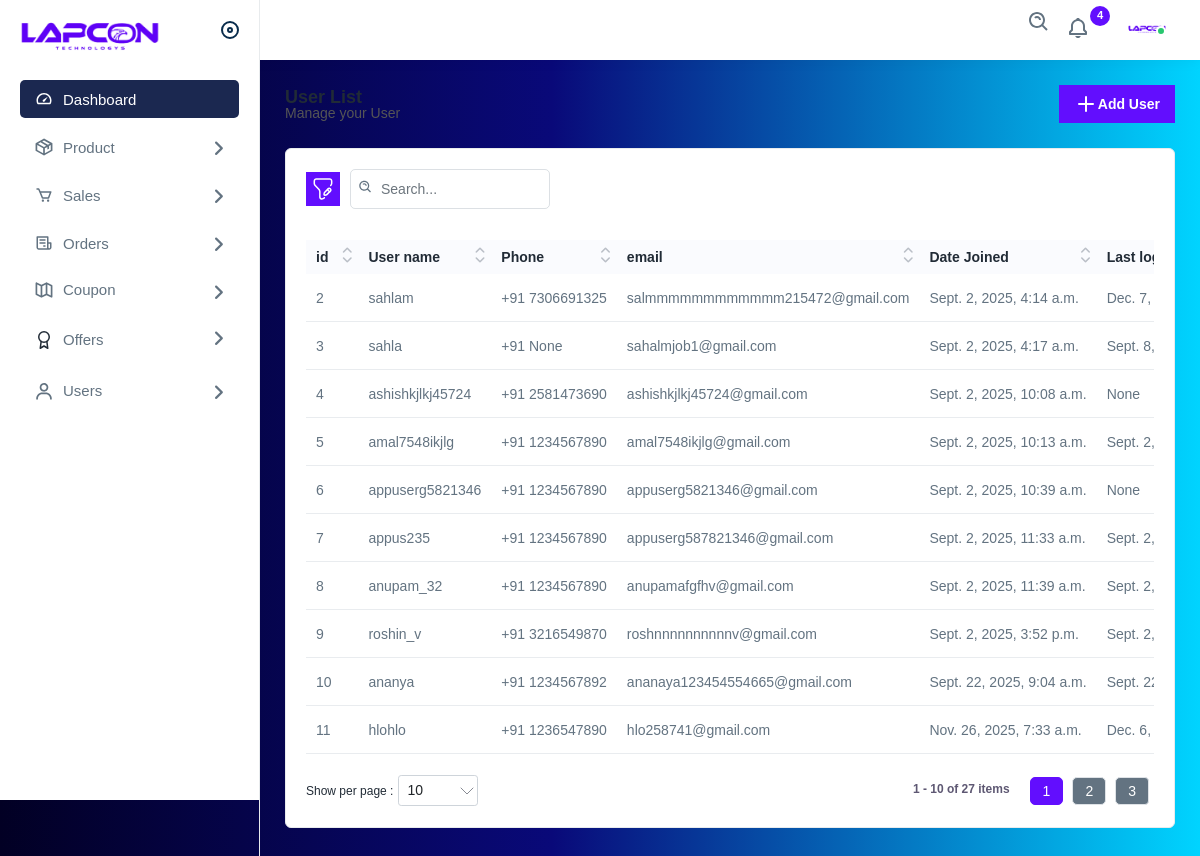
Page /admin_panel/view_users (signed in) on the committed database.
### Users/models.py (models this page shows)
class Custom_User(AbstractUser):
    phone=models.CharField(null=True, max_length=20)
    email=models.EmailField(max_length=50,unique=True)
    profile_pic = models.ImageField(upload_to='profile_pic/%Y/%m/%d/', blank=True, null=True, default='profile_pic/default.jpg')

### admin_panel/views.py (the view)
# urls.py: path('admin_panel/view_users', views.view_users, name='view_users'),
@never_cache
@login_required(login_url='admin_signin')
@user_passes_test(is_staff, login_url='/')
def view_users(request):
    if request.session.session_key:
        user_id = request.session.get("_auth_user_id")
        user = User.objects.get(pk=user_id)
    users = User.objects.all().filter(is_staff=False)
    return render(request, 'admin/users.html',{'users':users, 'admin':user})

### admin_panel/views.py (called while the page is built)
def is_staff(user):
    return user.is_staff

### templates/admin/users.html (shortened to what this page needs)
{% extends 'admin/layout.html' %}
{% load static %}
{% block content %}
<div class="page-wrapper">
    <div class="content">
        <div class="page-header">
            <div class="page-title">
                <h4>User List</h4>
                <h6>Manage your User</h6>
            </div>
            <div class="page-btn">
                <a href="{% url 'add_user'%}" class="btn btn-added"><img src="{% static 'img_admin/icons/plus.svg' %}" alt="img">Add User</a>
            </div>
        </div>
        <div class="card">
            <div class="card-body">
                <div class="table-top">
                    <div class="search-set">
                        <div class="search-path">
                            <a class="btn btn-filter" id="filter_search">
                                <img src="{% static 'img_admin/icons/filter.svg' %}" alt="img">
                            </a>
                        </div>
                        <div class="search-input">
                            <a class="btn btn-searchset"><img src="{% static 'img_admin/icons/search-white.svg' %}" alt="img"></a>
                        </div>
                    </div>
                </div>
                <div class="table-responsive">
                    <table class="table  datanew">
                        <thead>
                            <tr>
                                <th>id</th>
                                <th>User name </th>
                                <th>Phone</th>
                                <th>email</th>
                                <th>Date Joined</th>
                                <th>Last logined</th>
                            </tr>
                        </thead>
                        <tbody>
                            {% for user in users %}
                                <tr>
                                    <td>{{user.id}}</td>
                                    <td>{{user.username}}</td>
                                    <td>+91 {{user.phone}} </td>
                                    <td>{{user.email}}</td>
                                    <td>{{user.date_joined}}</td>
                                    <td>{{user.last_login}}</td>
                                </tr>
                            {% endfor %}
                        </tbody>
                    </table>
                </div>
            </div>
        </div>
    </div>
</div>
{% endblock %}

### rows in the picture
Custom_User: id "2", username "sahlam", phone "7306691325", email "salmmmmmmmmmmmm215472@gmail.com", date_joined "Sept. 2, 2025, 4:14 a.m.", last_login "Dec. 7,…"
Custom_User: id "3", username "sahla", phone "None", email "sahalmjob1@gmail.com", date_joined "Sept. 2, 2025, 4:17 a.m.", last_login "Sept. 8,…"
Custom_User: id "4", username "ashishkjlkj45724", phone "2581473690", email "ashishkjlkj45724@gmail.com", date_joined "Sept. 2, 2025, 10:08 a.m.", last_login "None"
Custom_User: id "5", username "amal7548ikjlg", phone "1234567890", email "amal7548ikjlg@gmail.com", date_joined "Sept. 2, 2025, 10:13 a.m.", last_login "Sept. 2,…"
Custom_User: id "6", username "appuserg5821346", phone "1234567890", email "appuserg5821346@gmail.com", date_joined "Sept. 2, 2025, 10:39 a.m.", last_login "None"
Custom_User: id "7", username "appus235", phone "1234567890", email "appuserg587821346@gmail.com", date_joined "Sept. 2, 2025, 11:33 a.m.", last_login "Sept. 2,…"
Custom_User: id "8", username "anupam_32", phone "1234567890", email "anupamafgfhv@gmail.com", date_joined "Sept. 2, 2025, 11:39 a.m.", last_login "Sept. 2,…"
Custom_User: id "9", username "roshin_v", phone "3216549870", email "roshnnnnnnnnnnv@gmail.com", date_joined "Sept. 2, 2025, 3:52 p.m.", last_login "Sept. 2,…"
Custom_User: id "10", username "ananya", phone "1234567892", email "ananaya123454554665@gmail.com", date_joined "Sept. 22, 2025, 9:04 a.m.", last_login "Sept.…"
Custom_User: id "11", username "hlohlo", phone "1236547890", email "hlo258741@gmail.com", date_joined "Nov. 26, 2025, 7:33 a.m.", last_login "Dec. 6,…"
